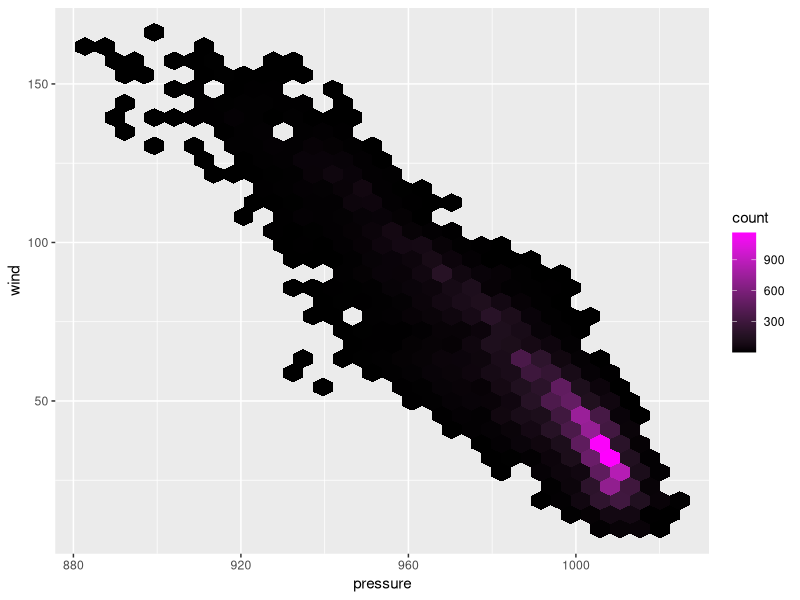

Write R code to recreate this figure.
## ---- chunk 1
knitr::opts_chunk$set(echo = TRUE)
library(tidyverse)
## ---- chunk 2
ggplot(data = storms, aes(x = pressure, y = wind)) +
	geom_hex() +
  scale_fill_gradient(low = "black", high = "magenta")

